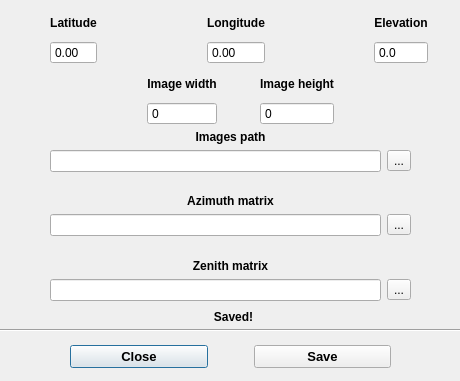
<?xml version="1.0" encoding="UTF-8"?>
<ui version="4.0">
 <class>Dialog</class>
 <widget class="QDialog" name="Dialog">
  <property name="geometry">
   <rect>
    <x>0</x>
    <y>0</y>
    <width>460</width>
    <height>381</height>
   </rect>
  </property>
  <property name="font">
   <font>
    <family>Arial</family>
   </font>
  </property>
  <property name="windowTitle">
   <string>Config defaults inputs values</string>
  </property>
  <property name="windowIcon">
   <iconset resource="../img/resource.qrc">
    <normaloff>:/img/logo_app-64.png</normaloff>:/img/logo_app-64.png</iconset>
  </property>
  <widget class="QWidget" name="horizontalLayoutWidget">
   <property name="geometry">
    <rect>
     <x>50</x>
     <y>10</y>
     <width>378</width>
     <height>54</height>
    </rect>
   </property>
   <layout class="QHBoxLayout" name="horizontalLayout">
    <item>
     <layout class="QVBoxLayout" name="verticalLayout_2">
      <item>
       <widget class="QLabel" name="label_lat">
        <property name="font">
         <font>
          <family>Arial</family>
          <weight>75</weight>
          <bold>true</bold>
         </font>
        </property>
        <property name="text">
         <string>Latitude</string>
        </property>
        <property name="alignment">
         <set>Qt::AlignCenter</set>
        </property>
       </widget>
      </item>
      <item>
       <widget class="QDoubleSpinBox" name="latitude">
        <property name="font">
         <font>
          <family>Arial</family>
         </font>
        </property>
        <property name="locale">
         <locale language="English" country="UnitedStates"/>
        </property>
        <property name="buttonSymbols">
         <enum>QAbstractSpinBox::NoButtons</enum>
        </property>
        <property name="specialValueText">
         <string notr="true"/>
        </property>
        <property name="minimum">
         <double>-90.000000000000000</double>
        </property>
        <property name="maximum">
         <double>90.000000000000000</double>
        </property>
       </widget>
      </item>
     </layout>
    </item>
    <item>
     <spacer name="horizontalSpacer">
      <property name="orientation">
       <enum>Qt::Horizontal</enum>
      </property>
      <property name="sizeHint" stdset="0">
       <size>
        <width>40</width>
        <height>20</height>
       </size>
      </property>
     </spacer>
    </item>
    <item>
     <layout class="QVBoxLayout" name="verticalLayout_3">
      <item>
       <widget class="QLabel" name="label_lon">
        <property name="font">
         <font>
          <family>Arial</family>
          <weight>75</weight>
          <bold>true</bold>
         </font>
        </property>
        <property name="text">
         <string>Longitude</string>
        </property>
        <property name="alignment">
         <set>Qt::AlignCenter</set>
        </property>
       </widget>
      </item>
      <item>
       <widget class="QDoubleSpinBox" name="longitude">
        <property name="font">
         <font>
          <family>Arial</family>
         </font>
        </property>
        <property name="locale">
         <locale language="English" country="UnitedStates"/>
        </property>
        <property name="buttonSymbols">
         <enum>QAbstractSpinBox::NoButtons</enum>
        </property>
        <property name="minimum">
         <double>-180.000000000000000</double>
        </property>
        <property name="maximum">
         <double>180.000000000000000</double>
        </property>
       </widget>
      </item>
     </layout>
    </item>
    <item>
     <spacer name="horizontalSpacer_2">
      <property name="orientation">
       <enum>Qt::Horizontal</enum>
      </property>
      <property name="sizeHint" stdset="0">
       <size>
        <width>40</width>
        <height>20</height>
       </size>
      </property>
     </spacer>
    </item>
    <item>
     <layout class="QVBoxLayout" name="verticalLayout_4">
      <item>
       <widget class="QLabel" name="label_elev">
        <property name="font">
         <font>
          <family>Arial</family>
          <weight>75</weight>
          <bold>true</bold>
         </font>
        </property>
        <property name="text">
         <string>Elevation</string>
        </property>
        <property name="alignment">
         <set>Qt::AlignCenter</set>
        </property>
       </widget>
      </item>
      <item>
       <widget class="QDoubleSpinBox" name="elevation">
        <property name="font">
         <font>
          <family>Arial</family>
         </font>
        </property>
        <property name="locale">
         <locale language="English" country="UnitedStates"/>
        </property>
        <property name="buttonSymbols">
         <enum>QAbstractSpinBox::NoButtons</enum>
        </property>
        <property name="decimals">
         <number>1</number>
        </property>
        <property name="maximum">
         <double>8000.000000000000000</double>
        </property>
       </widget>
      </item>
     </layout>
    </item>
   </layout>
  </widget>
  <widget class="QWidget" name="horizontalLayoutWidget_2">
   <property name="geometry">
    <rect>
     <x>110</x>
     <y>71</y>
     <width>261</width>
     <height>54</height>
    </rect>
   </property>
   <layout class="QHBoxLayout" name="horizontalLayout_2">
    <item>
     <spacer name="horizontalSpacer_4">
      <property name="orientation">
       <enum>Qt::Horizontal</enum>
      </property>
      <property name="sizeHint" stdset="0">
       <size>
        <width>40</width>
        <height>20</height>
       </size>
      </property>
     </spacer>
    </item>
    <item>
     <layout class="QVBoxLayout" name="verticalLayout_12">
      <item>
       <widget class="QLabel" name="label_img_w">
        <property name="font">
         <font>
          <family>Arial</family>
          <weight>75</weight>
          <bold>true</bold>
         </font>
        </property>
        <property name="text">
         <string>Image width</string>
        </property>
        <property name="alignment">
         <set>Qt::AlignCenter</set>
        </property>
       </widget>
      </item>
      <item>
       <widget class="QDoubleSpinBox" name="width_img">
        <property name="font">
         <font>
          <family>Arial</family>
         </font>
        </property>
        <property name="buttonSymbols">
         <enum>QAbstractSpinBox::NoButtons</enum>
        </property>
        <property name="decimals">
         <number>0</number>
        </property>
        <property name="maximum">
         <double>5000.000000000000000</double>
        </property>
       </widget>
      </item>
     </layout>
    </item>
    <item>
     <spacer name="horizontalSpacer_5">
      <property name="orientation">
       <enum>Qt::Horizontal</enum>
      </property>
      <property name="sizeHint" stdset="0">
       <size>
        <width>40</width>
        <height>20</height>
       </size>
      </property>
     </spacer>
    </item>
    <item>
     <layout class="QVBoxLayout" name="verticalLayout_13">
      <item>
       <widget class="QLabel" name="label_img_h">
        <property name="font">
         <font>
          <family>Arial</family>
          <weight>75</weight>
          <bold>true</bold>
         </font>
        </property>
        <property name="text">
         <string>Image height</string>
        </property>
        <property name="alignment">
         <set>Qt::AlignCenter</set>
        </property>
       </widget>
      </item>
      <item>
       <widget class="QDoubleSpinBox" name="height_img">
        <property name="font">
         <font>
          <family>Arial</family>
         </font>
        </property>
        <property name="buttonSymbols">
         <enum>QAbstractSpinBox::NoButtons</enum>
        </property>
        <property name="decimals">
         <number>0</number>
        </property>
        <property name="maximum">
         <double>5000.000000000000000</double>
        </property>
       </widget>
      </item>
     </layout>
    </item>
    <item>
     <spacer name="horizontalSpacer_3">
      <property name="orientation">
       <enum>Qt::Horizontal</enum>
      </property>
      <property name="sizeHint" stdset="0">
       <size>
        <width>40</width>
        <height>20</height>
       </size>
      </property>
     </spacer>
    </item>
   </layout>
  </widget>
  <widget class="QWidget" name="verticalLayoutWidget">
   <property name="geometry">
    <rect>
     <x>50</x>
     <y>130</y>
     <width>361</width>
     <height>171</height>
    </rect>
   </property>
   <layout class="QVBoxLayout" name="verticalLayout">
    <item>
     <layout class="QVBoxLayout" name="verticalLayout_20">
      <item>
       <layout class="QVBoxLayout" name="verticalLayout_14">
        <item>
         <widget class="QLabel" name="label_3">
          <property name="font">
           <font>
            <family>Arial</family>
            <weight>75</weight>
            <bold>true</bold>
           </font>
          </property>
          <property name="text">
           <string>Images path</string>
          </property>
          <property name="alignment">
           <set>Qt::AlignCenter</set>
          </property>
         </widget>
        </item>
        <item>
         <layout class="QHBoxLayout" name="horizontalLayout_14">
          <item>
           <widget class="QLineEdit" name="images_path">
            <property name="font">
             <font>
              <family>Arial</family>
             </font>
            </property>
           </widget>
          </item>
          <item>
           <widget class="QToolButton" name="images_path_btn">
            <property name="text">
             <string>...</string>
            </property>
           </widget>
          </item>
         </layout>
        </item>
       </layout>
      </item>
      <item>
       <spacer name="verticalSpacer">
        <property name="orientation">
         <enum>Qt::Vertical</enum>
        </property>
        <property name="sizeHint" stdset="0">
         <size>
          <width>20</width>
          <height>40</height>
         </size>
        </property>
       </spacer>
      </item>
      <item>
       <widget class="QLabel" name="label_8">
        <property name="font">
         <font>
          <family>Arial</family>
          <weight>75</weight>
          <bold>true</bold>
         </font>
        </property>
        <property name="text">
         <string>Azimuth matrix</string>
        </property>
        <property name="alignment">
         <set>Qt::AlignCenter</set>
        </property>
       </widget>
      </item>
      <item>
       <layout class="QHBoxLayout" name="horizontalLayout_12">
        <item>
         <widget class="QLineEdit" name="input_azimut">
          <property name="font">
           <font>
            <family>Arial</family>
           </font>
          </property>
         </widget>
        </item>
        <item>
         <widget class="QToolButton" name="input_azimut_btn">
          <property name="text">
           <string>...</string>
          </property>
         </widget>
        </item>
       </layout>
      </item>
     </layout>
    </item>
    <item>
     <layout class="QVBoxLayout" name="verticalLayout_21">
      <item>
       <spacer name="verticalSpacer_2">
        <property name="orientation">
         <enum>Qt::Vertical</enum>
        </property>
        <property name="sizeHint" stdset="0">
         <size>
          <width>20</width>
          <height>40</height>
         </size>
        </property>
       </spacer>
      </item>
      <item>
       <widget class="QLabel" name="label_9">
        <property name="font">
         <font>
          <family>Arial</family>
          <weight>75</weight>
          <bold>true</bold>
         </font>
        </property>
        <property name="text">
         <string>Zenith matrix</string>
        </property>
        <property name="alignment">
         <set>Qt::AlignCenter</set>
        </property>
       </widget>
      </item>
      <item>
       <layout class="QHBoxLayout" name="horizontalLayout_13">
        <item>
         <widget class="QLineEdit" name="input_zenit">
          <property name="font">
           <font>
            <family>Arial</family>
           </font>
          </property>
         </widget>
        </item>
        <item>
         <widget class="QToolButton" name="input_zenit_btn">
          <property name="text">
           <string>...</string>
          </property>
         </widget>
        </item>
       </layout>
      </item>
     </layout>
    </item>
   </layout>
  </widget>
  <widget class="QWidget" name="horizontalLayoutWidget_3">
   <property name="geometry">
    <rect>
     <x>70</x>
     <y>340</y>
     <width>321</width>
     <height>33</height>
    </rect>
   </property>
   <layout class="QHBoxLayout" name="horizontalLayout_3">
    <item>
     <widget class="QPushButton" name="close_btn">
      <property name="font">
       <font>
        <family>Arial</family>
        <pointsize>10</pointsize>
        <weight>75</weight>
        <bold>true</bold>
       </font>
      </property>
      <property name="text">
       <string>Close</string>
      </property>
      <property name="autoDefault">
       <bool>true</bool>
      </property>
      <property name="default">
       <bool>false</bool>
      </property>
      <property name="flat">
       <bool>false</bool>
      </property>
     </widget>
    </item>
    <item>
     <spacer name="horizontalSpacer_6">
      <property name="orientation">
       <enum>Qt::Horizontal</enum>
      </property>
      <property name="sizeType">
       <enum>QSizePolicy::Fixed</enum>
      </property>
      <property name="sizeHint" stdset="0">
       <size>
        <width>40</width>
        <height>20</height>
       </size>
      </property>
     </spacer>
    </item>
    <item>
     <widget class="QPushButton" name="save_btn">
      <property name="font">
       <font>
        <family>Arial</family>
        <pointsize>10</pointsize>
        <weight>75</weight>
        <bold>true</bold>
       </font>
      </property>
      <property name="text">
       <string>Save</string>
      </property>
     </widget>
    </item>
   </layout>
  </widget>
  <widget class="Line" name="line">
   <property name="geometry">
    <rect>
     <x>0</x>
     <y>320</y>
     <width>461</width>
     <height>20</height>
    </rect>
   </property>
   <property name="orientation">
    <enum>Qt::Horizontal</enum>
   </property>
  </widget>
  <widget class="QLabel" name="saved">
   <property name="geometry">
    <rect>
     <x>210</x>
     <y>310</y>
     <width>47</width>
     <height>13</height>
    </rect>
   </property>
   <property name="font">
    <font>
     <pointsize>9</pointsize>
     <weight>75</weight>
     <bold>true</bold>
    </font>
   </property>
   <property name="text">
    <string>Saved!</string>
   </property>
   <property name="alignment">
    <set>Qt::AlignCenter</set>
   </property>
  </widget>
 </widget>
 <resources>
  <include location="../img/resource.qrc"/>
 </resources>
 <connections/>
</ui>
